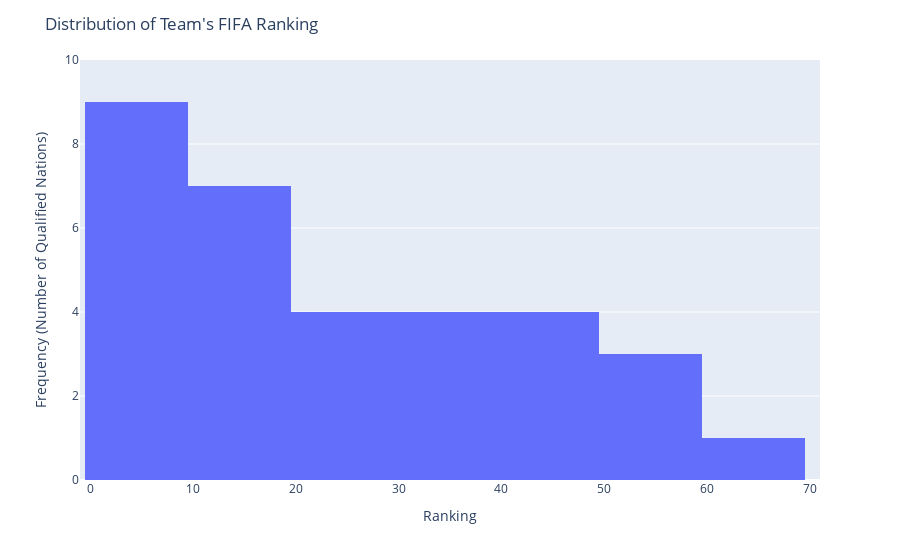

Notebook code for this chart:
### Code cell
# Visualize distributions: FIFA Ranking

fig = px.histogram(nationsDf_18, x=nationsDf_18.columns[1], nbins=8)
fig.update_layout(title="Distribution of Team's FIFA Ranking",
                  xaxis_title="Ranking",
                  yaxis_title="Frequency (Number of Qualified Nations)",
                  xaxis=dict(range=[-1, 71]),
                  yaxis=dict(range=[0, 10]))
fig.show()

### Figure 1 — Plotly figure (JSON) as saved in the notebook; plotly's stock layout.template omitted (floating-point values rounded to 4 significant figures)
{"data": [{"alignmentgroup": "True", "bingroup": "x", "hovertemplate": "FIFA Rank=%{x}<br>count=%{y}<extra></extra>", "legendgroup": "", "marker": {"color": "#636efa"}, "name": "", "nbinsx": 8, "offsetgroup": "", "orientation": "v", "showlegend": false, "type": "histogram", "x": [9, 32, 5, 4, 17, 37, 12, 15, 53, 7, 2, 1, 22, 28, 41, 10, 43, 47, 58, 19, 13, 3, 49, 67, 22, 30, 51, 6, 21, 8, 38, 14], "xaxis": "x", "yaxis": "y"}], "layout": {"barmode": "relative", "legend": {"tracegroupgap": 0}, "margin": {"t": 60}, "title": {"text": "Distribution of Team's FIFA Ranking"}, "xaxis": {"anchor": "y", "domain": [0, 1], "range": [-1, 71], "title": {"text": "Ranking"}}, "yaxis": {"anchor": "x", "domain": [0, 1], "range": [0, 10], "title": {"text": "Frequency (Number of Qualified Nations)"}}}}
